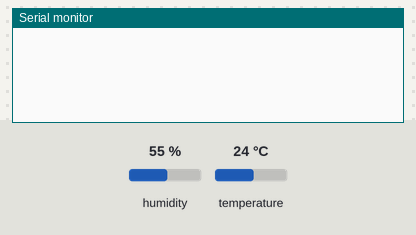
Recording of a sketch running on a simulated ESP32. Parts: the last lines printed to the serial monitor. The inputs (shaded band) are chosen by the test bench; at power-on: humidity 55 %, temperature 24 °C. WiFi joins after 1.5 s; servers stay silent unless stated.

Above: at 1.2 s.
1.3 s: humidity set to 22 %
At 10.3 s:
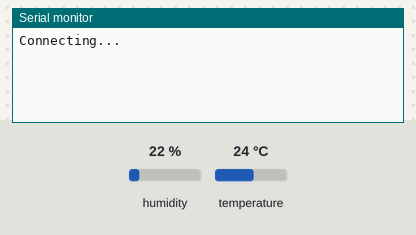
23.8 s: temperature set to 12 °C
At 26.5 s:
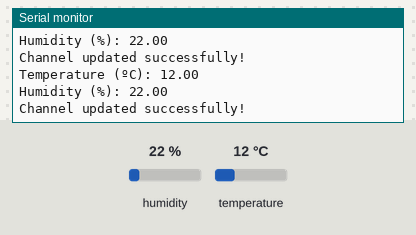
46.3 s: humidity set to 40 %
At 56.53 s:
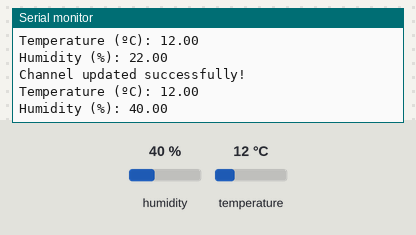

The sketch:

Dht_11_Thinkspeak.ino
```cpp
#include <WiFi.h>

#include "ThingSpeak.h"

#include <DHT.h>


const char* ssid = "projectpulse";

const char* password = "hailucky123";


WiFiClient  client;


unsigned long Channel_ID = 1;

const char * API_Key = "6IBV8U61CN1ZMF0U";


unsigned long last_time = 0;

unsigned long Delay = 10000;


// Variables to store sensor readings

float temperature;

float temperaturef;

float humidity;

#define DHTPIN 13

DHT dht(DHTPIN, DHT11);

 void initBME(){

    if (isnan(temperature) || isnan(humidity))  {

   Serial.println("Failed to read from DHT sensor!");

    while (1);

  }

}


void setup() {

  Serial.begin(115200);

       dht.begin();


  WiFi.mode(WIFI_STA);


  ThingSpeak.begin(client);

}


void loop() {

  if ((millis() - last_time) > Delay) {


    // Connect or reconnect to WiFi

    if(WiFi.status() != WL_CONNECTED){

      Serial.print("Connecting...");

      while(WiFi.status() != WL_CONNECTED){

        WiFi.begin(ssid, password);

        delay(5000);

      }

      Serial.println("\nConnected.");

    }


    // Obtaining a new sensor reading for all fields

    temperature = dht.readTemperature();

    Serial.print("Temperature (ºC): ");

    Serial.println(temperature);

    humidity = dht.readHumidity();

    Serial.print("Humidity (%): ");

    Serial.println(humidity);


    ThingSpeak.setField(1, temperature);

    ThingSpeak.setField(2,humidity );


   int Data = ThingSpeak.writeFields(Channel_ID, API_Key);


    if(Data == 200){

      Serial.println("Channel updated successfully!");

    }

    else{

      Serial.println("Problem updating channel. HTTP error code " + String(Data));

    }

    last_time = millis();

  }

}
```

Measured:
- after the input at 23.8 s, the serial monitor: prints a new line after 1.6 s (image 2)
- after the input at 46.3 s, the serial monitor: prints a new line after 10.0 s (image 3)
